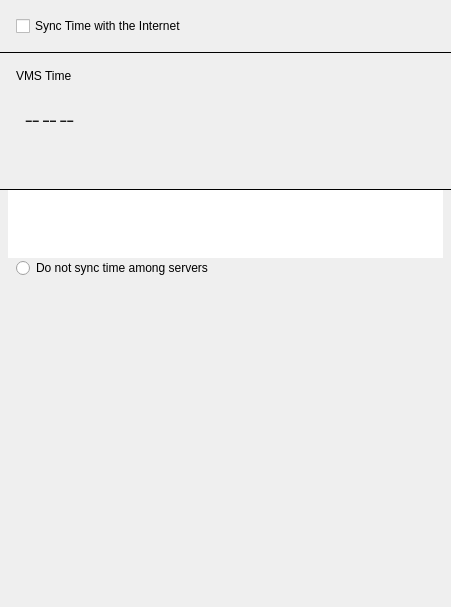
<?xml version="1.0" encoding="UTF-8"?>
<ui version="4.0">
 <class>TimeSynchronizationWidget</class>
 <widget class="QWidget" name="TimeSynchronizationWidget">
  <property name="geometry">
   <rect>
    <x>0</x>
    <y>0</y>
    <width>451</width>
    <height>607</height>
   </rect>
  </property>
  <layout class="QVBoxLayout" name="verticalLayout">
   <property name="spacing">
    <number>0</number>
   </property>
   <property name="leftMargin">
    <number>0</number>
   </property>
   <property name="topMargin">
    <number>0</number>
   </property>
   <property name="rightMargin">
    <number>0</number>
   </property>
   <property name="bottomMargin">
    <number>0</number>
   </property>
   <item>
    <widget class="nx::client::desktop::Panel" name="syncWithInternetPanel" native="true">
     <layout class="QVBoxLayout" name="verticalLayout_2">
      <property name="leftMargin">
       <number>16</number>
      </property>
      <property name="topMargin">
       <number>16</number>
      </property>
      <property name="rightMargin">
       <number>16</number>
      </property>
      <property name="bottomMargin">
       <number>16</number>
      </property>
      <item>
       <widget class="QCheckBox" name="syncWithInternetCheckBox">
        <property name="sizePolicy">
         <sizepolicy hsizetype="Fixed" vsizetype="Fixed">
          <horstretch>0</horstretch>
          <verstretch>0</verstretch>
         </sizepolicy>
        </property>
        <property name="text">
         <string>Sync Time with the Internet</string>
        </property>
       </widget>
      </item>
     </layout>
    </widget>
   </item>
   <item>
    <widget class="Line" name="line">
     <property name="maximumSize">
      <size>
       <width>16777215</width>
       <height>1</height>
      </size>
     </property>
     <property name="frameShadow">
      <enum>QFrame::Plain</enum>
     </property>
     <property name="orientation">
      <enum>Qt::Horizontal</enum>
     </property>
    </widget>
   </item>
   <item>
    <widget class="nx::client::desktop::Panel" name="vmsTimePanel" native="true">
     <layout class="QVBoxLayout" name="verticalLayout_4">
      <property name="leftMargin">
       <number>16</number>
      </property>
      <property name="topMargin">
       <number>16</number>
      </property>
      <property name="rightMargin">
       <number>16</number>
      </property>
      <property name="bottomMargin">
       <number>16</number>
      </property>
      <item>
       <widget class="nx::client::desktop::LabelWithHint" name="vmsTimeCaptionLabel">
        <property name="text">
         <string>VMS Time</string>
        </property>
       </widget>
      </item>
      <item>
       <widget class="QStackedWidget" name="vmsTimeWidget">
        <property name="sizePolicy">
         <sizepolicy hsizetype="Preferred" vsizetype="Fixed">
          <horstretch>0</horstretch>
          <verstretch>0</verstretch>
         </sizepolicy>
        </property>
        <property name="currentIndex">
         <number>1</number>
        </property>
        <widget class="QWidget" name="timePage">
         <layout class="QHBoxLayout" name="horizontalLayout" stretch="0,1">
          <property name="spacing">
           <number>16</number>
          </property>
          <item>
           <widget class="QLabel" name="timeLabel">
            <property name="font">
             <font>
              <weight>75</weight>
              <bold>true</bold>
             </font>
            </property>
            <property name="text">
             <string notr="true">&lt;TIME&gt;</string>
            </property>
           </widget>
          </item>
          <item>
           <widget class="QWidget" name="dateAndZoneWidget" native="true">
            <layout class="QVBoxLayout" name="verticalLayout_3">
             <property name="spacing">
              <number>0</number>
             </property>
             <item>
              <widget class="QLabel" name="dateLabel">
               <property name="text">
                <string notr="true">&lt;date&gt;</string>
               </property>
               <property name="alignment">
                <set>Qt::AlignLeading|Qt::AlignLeft|Qt::AlignVCenter</set>
               </property>
              </widget>
             </item>
             <item>
              <widget class="QLabel" name="zoneLabel">
               <property name="text">
                <string notr="true">&lt;zone&gt;</string>
               </property>
               <property name="alignment">
                <set>Qt::AlignLeading|Qt::AlignLeft|Qt::AlignTop</set>
               </property>
              </widget>
             </item>
            </layout>
           </widget>
          </item>
         </layout>
        </widget>
        <widget class="QWidget" name="placeholderPage">
         <layout class="QHBoxLayout" name="horizontalLayout_2">
          <item>
           <widget class="QLabel" name="timePlaceholderLabel">
            <property name="font">
             <font>
              <weight>75</weight>
              <bold>true</bold>
             </font>
            </property>
            <property name="text">
             <string notr="true">−− −− −−</string>
            </property>
           </widget>
          </item>
         </layout>
        </widget>
       </widget>
      </item>
      <item>
       <widget class="nx::client::desktop::InfoBanner" name="statusLabel">
        <property name="text">
         <string notr="true">&lt;Status text&gt;</string>
        </property>
       </widget>
      </item>
     </layout>
    </widget>
   </item>
   <item>
    <widget class="Line" name="line_2">
     <property name="maximumSize">
      <size>
       <width>16777215</width>
       <height>1</height>
      </size>
     </property>
     <property name="frameShadow">
      <enum>QFrame::Plain</enum>
     </property>
     <property name="orientation">
      <enum>Qt::Horizontal</enum>
     </property>
    </widget>
   </item>
   <item>
    <widget class="QStackedWidget" name="detailsWidget">
     <property name="currentIndex">
      <number>1</number>
     </property>
     <widget class="QWidget" name="synchronizedPage">
      <layout class="QVBoxLayout" name="verticalLayout_6">
       <item>
        <widget class="QLabel" name="placeholderImageLabel">
         <property name="alignment">
          <set>Qt::AlignCenter</set>
         </property>
        </widget>
       </item>
      </layout>
     </widget>
     <widget class="QWidget" name="serversTablePage">
      <layout class="QVBoxLayout" name="verticalLayout_5" stretch="0,0,1">
       <property name="spacing">
        <number>0</number>
       </property>
       <property name="leftMargin">
        <number>8</number>
       </property>
       <property name="topMargin">
        <number>0</number>
       </property>
       <property name="rightMargin">
        <number>8</number>
       </property>
       <property name="bottomMargin">
        <number>0</number>
       </property>
       <item>
        <widget class="nx::client::desktop::TableView" name="serversTable">
         <property name="frameShape">
          <enum>QFrame::NoFrame</enum>
         </property>
         <property name="sizeAdjustPolicy">
          <enum>QAbstractScrollArea::AdjustToContents</enum>
         </property>
         <property name="selectionMode">
          <enum>QAbstractItemView::NoSelection</enum>
         </property>
         <property name="selectionBehavior">
          <enum>QAbstractItemView::SelectRows</enum>
         </property>
         <property name="horizontalScrollMode">
          <enum>QAbstractItemView::ScrollPerPixel</enum>
         </property>
         <property name="showGrid">
          <bool>false</bool>
         </property>
         <property name="cornerButtonEnabled">
          <bool>false</bool>
         </property>
         <attribute name="verticalHeaderVisible">
          <bool>false</bool>
         </attribute>
        </widget>
       </item>
       <item>
        <layout class="QHBoxLayout" name="horizontalLayout_3">
         <property name="leftMargin">
          <number>8</number>
         </property>
         <item>
          <widget class="QRadioButton" name="disableSyncRadioButton">
           <property name="text">
            <string>Do not sync time among servers</string>
           </property>
          </widget>
         </item>
        </layout>
       </item>
       <item>
        <spacer name="verticalSpacer">
         <property name="orientation">
          <enum>Qt::Vertical</enum>
         </property>
         <property name="sizeHint" stdset="0">
          <size>
           <width>20</width>
           <height>40</height>
          </size>
         </property>
        </spacer>
       </item>
      </layout>
     </widget>
    </widget>
   </item>
  </layout>
 </widget>
 <customwidgets>
  <customwidget>
   <class>nx::client::desktop::Panel</class>
   <extends>QWidget</extends>
   <header location="global">nx/client/desktop/common/widgets/panel.h</header>
   <container>1</container>
  </customwidget>
  <customwidget>
   <class>nx::client::desktop::TableView</class>
   <extends>QTableView</extends>
   <header location="global">nx/client/desktop/common/widgets/table_view.h</header>
  </customwidget>
  <customwidget>
   <class>nx::client::desktop::InfoBanner</class>
   <extends>QLabel</extends>
   <header location="global">nx/client/desktop/common/widgets/info_banner.h</header>
  </customwidget>
  <customwidget>
   <class>nx::client::desktop::LabelWithHint</class>
   <extends>QLabel</extends>
   <header location="global">nx/client/desktop/common/widgets/widget_with_hint.h</header>
  </customwidget>
 </customwidgets>
 <resources/>
 <connections/>
</ui>
